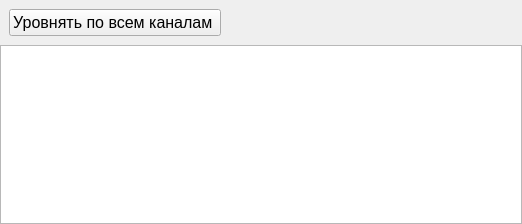
<?xml version="1.0" encoding="UTF-8"?>
<ui version="4.0">
 <class>SPRSpectrumRangesTableWidget</class>
 <widget class="QWidget" name="SPRSpectrumRangesTableWidget">
  <property name="geometry">
   <rect>
    <x>0</x>
    <y>0</y>
    <width>522</width>
    <height>224</height>
   </rect>
  </property>
  <property name="font">
   <font>
    <family>Tahoma</family>
    <pointsize>12</pointsize>
   </font>
  </property>
  <property name="windowTitle">
   <string>Form</string>
  </property>
  <layout class="QVBoxLayout" name="verticalLayout">
   <property name="spacing">
    <number>0</number>
   </property>
   <property name="leftMargin">
    <number>0</number>
   </property>
   <property name="topMargin">
    <number>0</number>
   </property>
   <property name="rightMargin">
    <number>0</number>
   </property>
   <property name="bottomMargin">
    <number>0</number>
   </property>
   <item>
    <widget class="QWidget" name="widget" native="true">
     <layout class="QHBoxLayout" name="horizontalLayout">
      <item>
       <widget class="QPushButton" name="bEquialent">
        <property name="enabled">
         <bool>true</bool>
        </property>
        <property name="text">
         <string>Уровнять по всем каналам </string>
        </property>
        <property name="icon">
         <iconset resource="icons.qrc">
          <normaloff>:/icons/icons/b_Equialent.png</normaloff>:/icons/icons/b_Equialent.png</iconset>
        </property>
        <property name="iconSize">
         <size>
          <width>32</width>
          <height>32</height>
         </size>
        </property>
       </widget>
      </item>
      <item>
       <spacer name="horizontalSpacer">
        <property name="orientation">
         <enum>Qt::Horizontal</enum>
        </property>
        <property name="sizeHint" stdset="0">
         <size>
          <width>234</width>
          <height>20</height>
         </size>
        </property>
       </spacer>
      </item>
     </layout>
    </widget>
   </item>
   <item>
    <widget class="SPRSpectrumRangesTable" name="wSpectrumTable">
     <property name="font">
      <font>
       <family>Tahoma</family>
       <pointsize>12</pointsize>
      </font>
     </property>
    </widget>
   </item>
  </layout>
 </widget>
 <customwidgets>
  <customwidget>
   <class>SPRSpectrumRangesTable</class>
   <extends>QTableWidget</extends>
   <header>sprspectrumrangestable.h</header>
  </customwidget>
 </customwidgets>
 <resources>
  <include location="icons.qrc"/>
 </resources>
 <connections/>
</ui>
